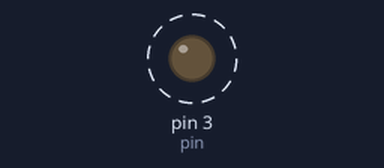
The program below on a simulated Raspberry Pi (wiringPi pin numbers). On the bench: output pins drawn as LEDs (lit = HIGH). Dashed ring = blinking. Pin numbers are wiringPi numbers.

Above: at 0.2 s.
Timing chart, 0 to 3.0 s (numbered marks = the images above):
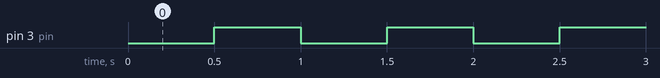

The program:

blink1.py
```python
import wiringpi
import time

pin=3

wiringpi.wiringPiSetup()

wiringpi.pinMode(pin,1)

while True:
    time.sleep(0.5)
    wiringpi.digitalWrite(pin,1)
    time.sleep(0.5)
    wiringpi.digitalWrite(pin,0)
```

Measured:
- by itself, pin 3 (pin): alternates HIGH for 0.50 s and LOW for 0.50 s
